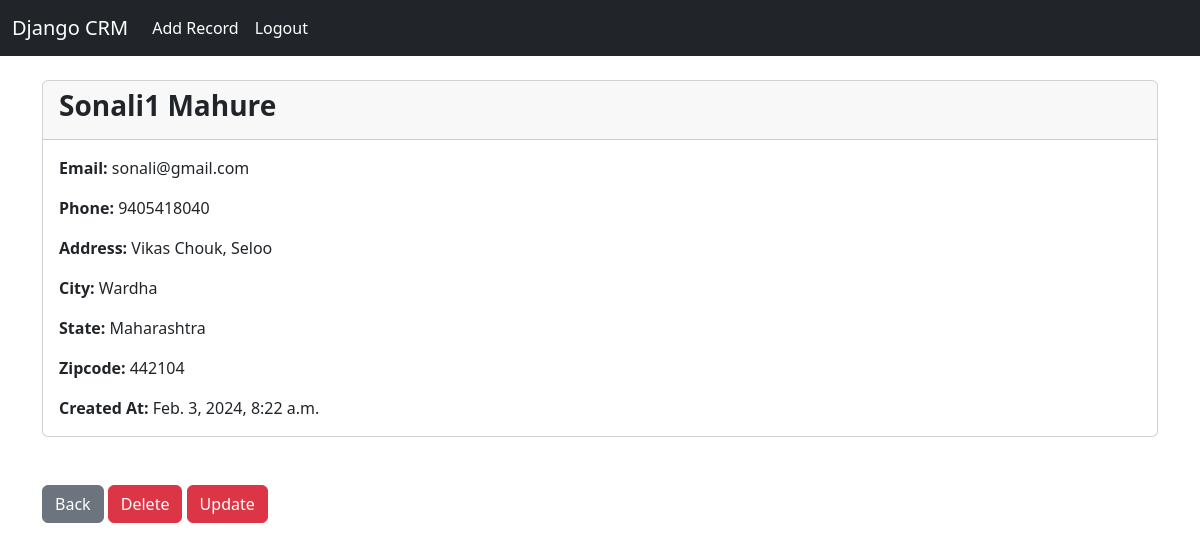
The page /record/2 (signed in) on the database its author committed.
### website/models.py (models this page shows, shortened)
class Records(models.Model):
    created_at = models.DateTimeField(auto_now_add = True)
    first_name = models.CharField(max_length = 50)
    last_name = models.CharField(max_length = 50)
    email = models.CharField(max_length = 100)
    phone = models.CharField(max_length = 15)
    address = models.CharField(max_length = 100)
    city = models.CharField(max_length = 50)
    state = models.CharField(max_length = 50)
    zipcode = models.CharField(max_length = 20)
    class Meta:
        verbose_name_plural = "Record"

### website/views.py (the view)
# urls.py: path('record/<int:pk>', views.user_record, name = 'record'),
def user_record(request, pk):
    if request.user.is_authenticated:
        user_record = Records.objects.get(id=pk)
        return render(request, 'record.html', {'user_record':user_record})
    else:
        messages.success(request, "You must be logged in to view that page...")
        return redirect('home')

### website/templates/record.html
{% extends 'base.html' %} {% block content %}
<div class="card">
  <div class="card-header">
    <h3>
      <strong>{{user_record.first_name}} {{user_record.last_name}}</strong>
    </h3>
  </div>
  <div class="card-body">
    <p class="card-text"><strong>Email: </strong>{{user_record.email}}</p>
    <p class="card-text"><strong>Phone: </strong>{{user_record.phone}}</p>
    <p class="card-text"><strong>Address: </strong>{{user_record.address}}</p>
    <p class="card-text"><strong>City: </strong>{{user_record.city}}</p>
    <p class="card-text"><strong>State: </strong>{{user_record.state}}</p>
    <p class="card-text"><strong>Zipcode: </strong>{{user_record.zipcode}}</p>
    <p class="card-text">
      <strong>Created At: </strong>{{user_record.created_at}}
    </p>
  </div>
</div>
<br /><br />
<a href="{% url 'home' %}" class="btn btn-secondary">Back</a>
<a href="{% url 'delete_record' user_record.id %}" class="btn btn-danger"
  >Delete</a
>
<a href="{% url 'update_record' user_record.id %}" class="btn btn-danger"
  >Update</a
>
{% endblock content %}

### rows shown on the page
Records: first_name "Sonali1", last_name "Mahure", email "sonali@gmail.com", phone "9405418040", address "Vikas Chouk, Seloo", city "Wardha", state "Maharashtra", zipcode "442104", created_at "Feb. 3, 2024, 8:22 a.m."
